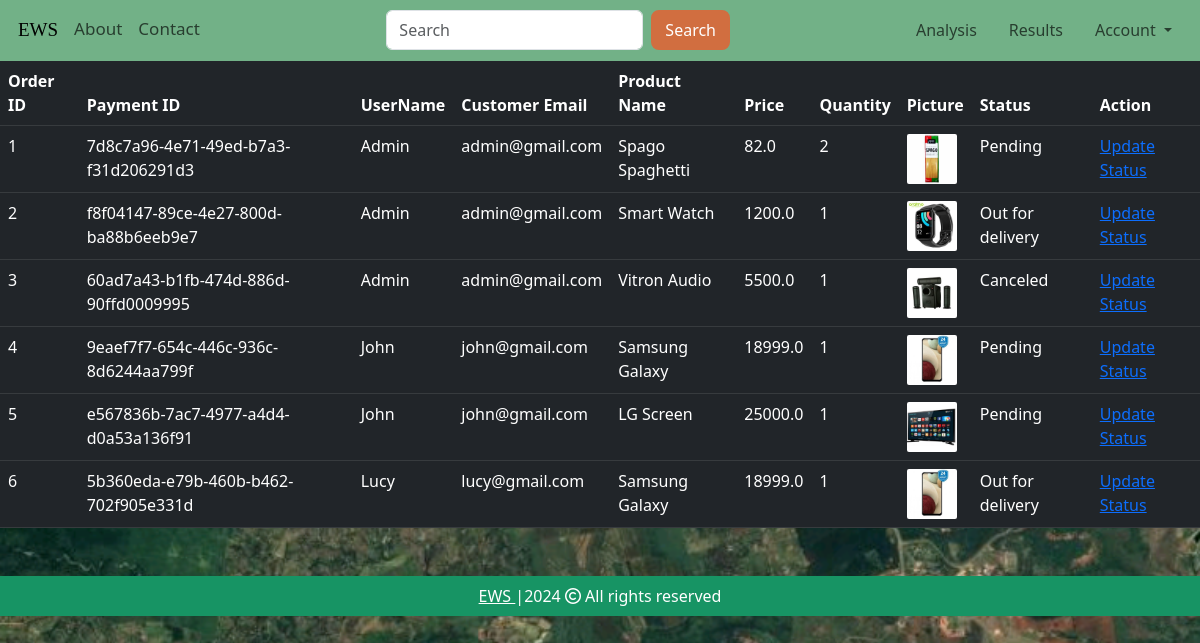
The page /view-orders (signed in) on the database its author committed.
### website/models.py (models this page shows, shortened)
class Order(db.Model):
    id = db.Column(db.Integer, primary_key=True)
    quantity = db.Column(db.Integer, nullable=False)
    price = db.Column(db.Float, nullable=False)
    status = db.Column(db.String(100), nullable=False)
    payment_id = db.Column(db.String(1000), nullable=False)
    customer_link = db.Column(db.Integer, db.ForeignKey('customer.id'), nullable=False)
    product_link = db.Column(db.Integer, db.ForeignKey('product.id'), nullable=False)

class Customer(db.Model, UserMixin):
    id = db.Column(db.Integer, primary_key=True)
    email = db.Column(db.String(100), unique=True)
    username = db.Column(db.String(100))
    password_hash = db.Column(db.String(150))
    date_joined = db.Column(db.DateTime(), default=datetime.utcnow)
    cart_items = db.relationship('Cart', backref=db.backref('customer', lazy=True))
    orders = db.relationship('Order', backref=db.backref('customer', lazy=True))
    @property
    def password(self):
        raise AttributeError('Password is not a readable Attribute')

class Product(db.Model):
    id = db.Column(db.Integer, primary_key=True)
    product_name = db.Column(db.String(100), nullable=False)
    current_price = db.Column(db.Float, nullable=False)
    previous_price = db.Column(db.Float, nullable=False)
    in_stock = db.Column(db.Integer, nullable=False)
    product_picture = db.Column(db.String(1000), nullable=False)
    flash_sale = db.Column(db.Boolean, default=False)
    date_added = db.Column(db.DateTime, default=datetime.utcnow)
    carts = db.relationship('Cart', backref=db.backref('product', lazy=True))
    orders = db.relationship('Order', backref=db.backref('product', lazy=True))

### website/admin.py (the view)
@admin.route('/view-orders')
@login_required
def order_view():
    if current_user.id == 1:
        orders = Order.query.all()
        return render_template('view_orders.html', orders=orders)
    return render_template('404.html')

### website/__init__.py (called while the page is built)
def create_app():
    app = Flask(__name__)
    app.config['SECRET_KEY'] = 'hbnwdvbn ajnbsjn ahe'
    app.config['SQLALCHEMY_DATABASE_URI'] = f'sqlite:///{DB_NAME}'
    db.init_app(app)
    @app.errorhandler(404)
    def page_not_found(error):
        return render_template('404.html')
    login_manager = LoginManager()
    login_manager.init_app(app)
    login_manager.login_view = 'auth.login'
    @login_manager.user_loader
    def load_user(id):
        return Customer.query.get(int(id))
    from .views import views
    from .auth import auth
    from .admin import admin
    from .models import Customer, Cart, Product, Order
    app.register_blueprint(views, url_prefix='/') # localhost:5000/about-us
    app.register_blueprint(auth, url_prefix='/') # localhost:5000/auth/change-password
    app.register_blueprint(admin, url_prefix='/')
    return app

### website/templates/view_orders.html (shortened to what this page needs)
{% extends 'base.html' %}
{% block body %}
<table class="table table-dark table-hover">
    <thead>
        <tr>
            <th scope="col">Order ID</th>
            <th scope="col">Payment ID</th>
            <th scope="col">UserName</th>
            <th scope="col">Customer Email</th>
            <th scope="col">Product Name</th>
            <th scope="col">Price</th>
            <th scope="col">Quantity</th>
            <th scope="col">Picture</th>
            <th scope="col">Status</th>
            <th scope="col">Action</th>
        </tr>
    </thead>
    <tbody>
        {% for order in orders %}
        <tr>
            <td>{{ order.id }}</td>
            <td>{{ order.payment_id }}</td>
            <td>{{ order.customer.username }}</td>
            <td>{{ order.customer.email }}</td>
            <td>{{ order.product.product_name }}</td>
            <td>{{ order.price }}</td>
            <td>{{ order.quantity }}</td>
            <td><img src="{{ order.product.product_picture }}" alt="" style="height: 50px; width: 50px; border-radius: 2px;"></td>
            <td>{{ order.status}}</td>
            <td>
                <a href="/update-order/{{ order.id }}">Update Status</a>
            </td>
        </tr>
        {% endfor %}
    </tbody>
</table>
{% endblock %}

### rows shown on the page
Order: id "1", payment_id "7d8c7a96-4e71-49ed-b7a3-f31d206291d3", customer.username "Admin", customer.email "admin@gmail.com", product.product_name "Spago Spaghetti", price "82.0", quantity "2", product.product_picture (picture), status "Pending"
Order: id "2", payment_id "f8f04147-89ce-4e27-800d-ba88b6eeb9e7", customer.username "Admin", customer.email "admin@gmail.com", product.product_name "Smart Watch", price "1200.0", quantity "1", product.product_picture (picture), status "Out for delivery"
Order: id "3", payment_id "60ad7a43-b1fb-474d-886d-90ffd0009995", customer.username "Admin", customer.email "admin@gmail.com", product.product_name "Vitron Audio", price "5500.0", quantity "1", product.product_picture (picture), status "Canceled"
Order: id "4", payment_id "9eaef7f7-654c-446c-936c-8d6244aa799f", customer.username "John", customer.email "john@gmail.com", product.product_name "Samsung Galaxy", price "18999.0", quantity "1", product.product_picture (picture), status "Pending"
Order: id "5", payment_id "e567836b-7ac7-4977-a4d4-d0a53a136f91", customer.username "John", customer.email "john@gmail.com", product.product_name "LG Screen", price "25000.0", quantity "1", product.product_picture (picture), status "Pending"
Order: id "6", payment_id "5b360eda-e79b-460b-b462-702f905e331d", customer.username "Lucy", customer.email "lucy@gmail.com", product.product_name "Samsung Galaxy", price "18999.0", quantity "1", product.product_picture (picture), status "Out for delivery"
